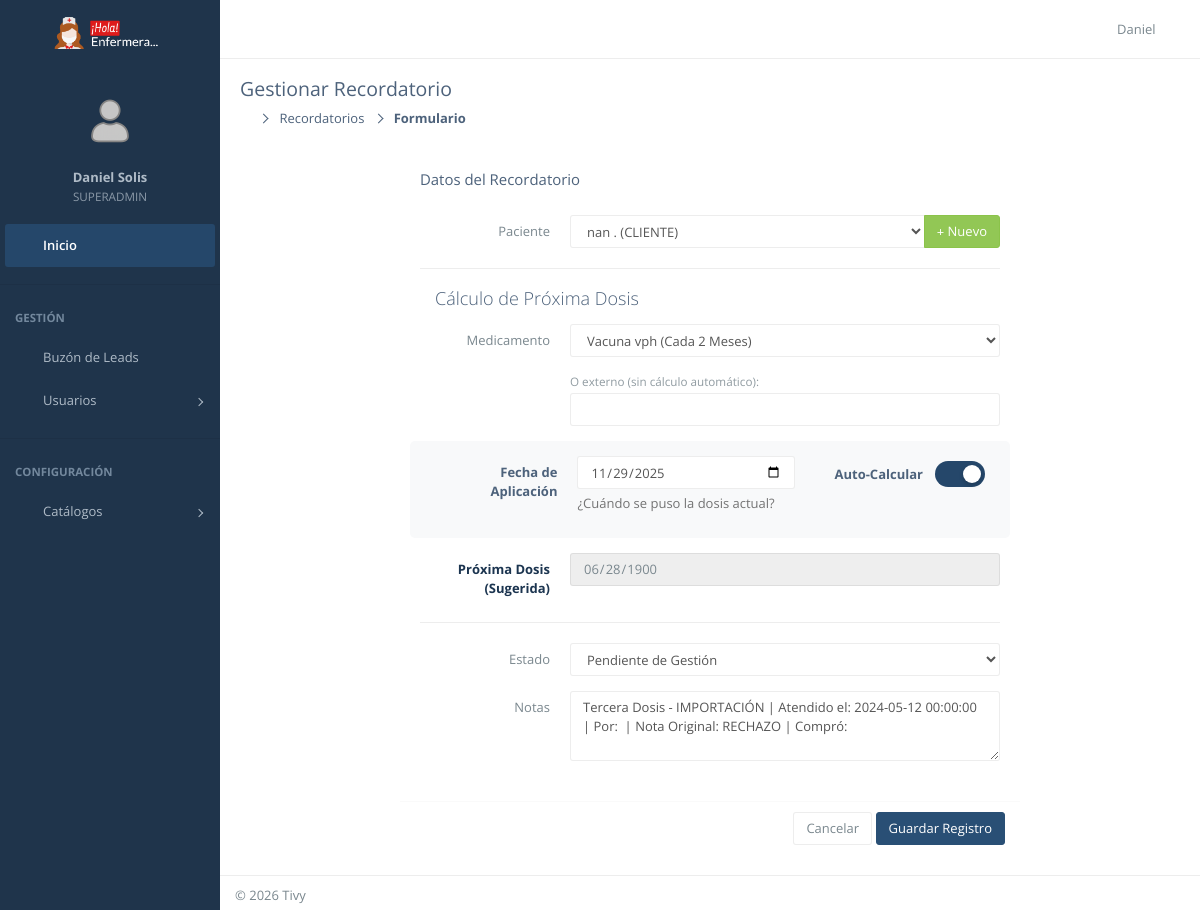
The app's page /citas/dashboard/recordatorios/editar/83/ (signed in), older data.
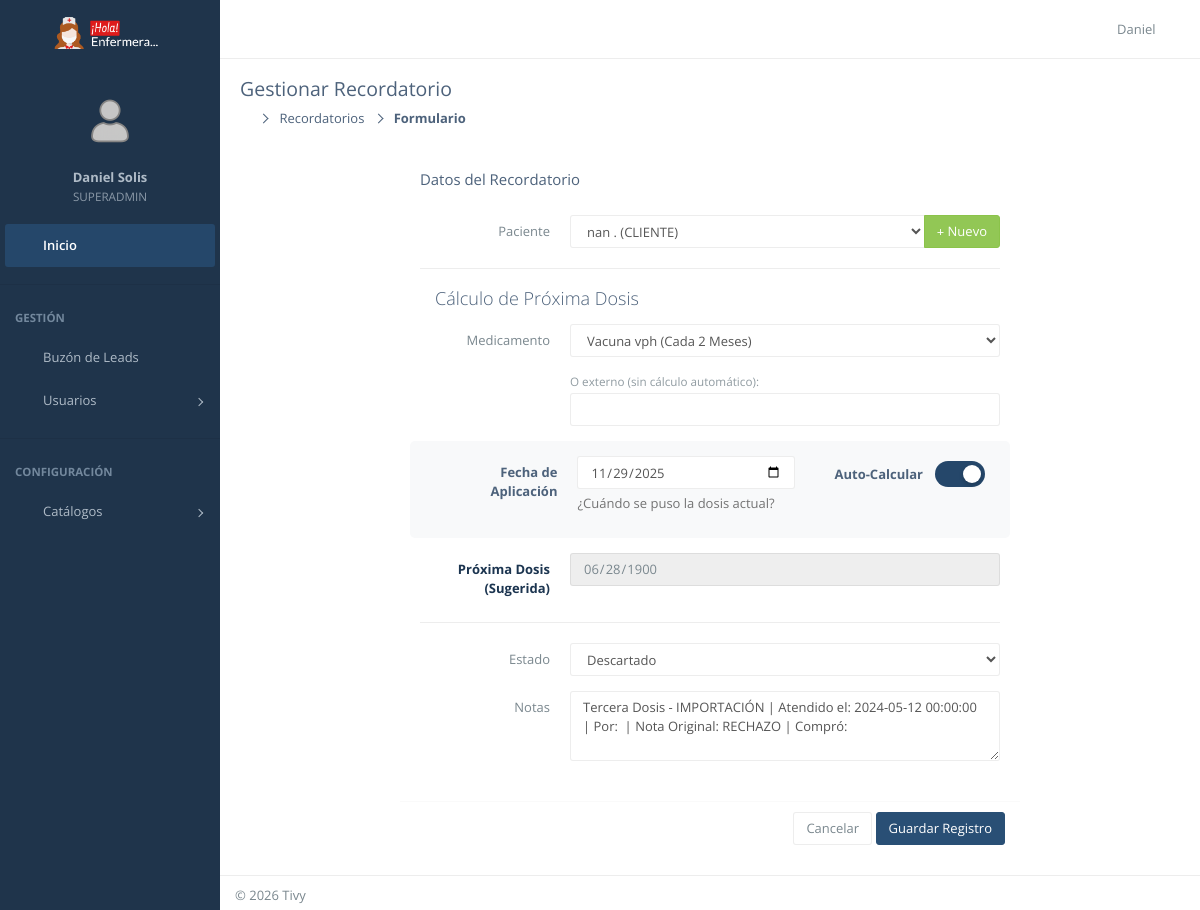
The same page, newer data.
### CoreApps/appointments/models.py (models this page shows, shortened)
class AppointmentReminder(models.Model):
    ESTADOS = [
        ('PENDIENTE', 'Pendiente de Gestión'),
        ('CONTACTADO', 'Cliente Contactado'),
        ('AGENDADO', 'Convertido en Cita'),
        ('CANCELADO', 'Descartado'),
    ]
    ORIGEN_CHOICES = [
        ('SISTEMA', 'Generado por Cierre de Cita'),
        ('WEB', 'Solicitud desde Landing Page'),
    ]
    paciente = models.ForeignKey(
        settings.AUTH_USER_MODEL,
        on_delete=models.CASCADE,
        related_name='recordatorios',
        limit_choices_to={'rol': 'CLIENTE'}
    )
    servicio_sugerido = models.ForeignKey(Service, on_delete=models.SET_NULL, null=True, blank=True)
    medicamento_catalogo = models.ForeignKey(
        Medication,
        on_delete=models.SET_NULL,
        null=True, blank=True,
        verbose_name="Medicamento (Catálogo)",
        help_text="Si se selecciona, calcula la fecha usando Meses/Años."
    )
    medicamento_externo = models.CharField(max_length=200, blank=True, null=True)
    cita_origen = models.ForeignKey('Appointment', on_delete=models.SET_NULL, null=True, blank=True, related_name='recordatorios_generados')
    enfermero_sugerido = models.ForeignKey(settings.AUTH_USER_MODEL, on_delete=models.SET_NULL, null=True, blank=True, related_name='recordatorios_asignados')
    fecha_limite_sugerida = models.DateField(null=True, blank=True)
    origen = models.CharField(max_length=20, choices=ORIGEN_CHOICES, default='SISTEMA')
    estado = models.CharField(max_length=20, choices=ESTADOS, default='PENDIENTE')
    notas = models.TextField(blank=True)
    fecha_creacion = models.DateTimeField(auto_now_add=True)
    class Meta:
        verbose_name = "Recordatorio / Lead"
        verbose_name_plural = "Recordatorios y Leads"
        ordering = ['fecha_limite_sugerida', '-fecha_creacion']

### CoreApps/appointments/views.py (the view)
# urls.py: path('dashboard/recordatorios/editar/<int:pk>/', AdminReminderUpdateView.as_view(), name='admin_reminder_update'),
class AdminReminderUpdateView(LoginRequiredMixin, AdminRequiredMixin, UpdateView):
    model = AppointmentReminder
    form_class = AppointmentReminderForm
    template_name = 'appointments/admin/reminder_form.html'
    success_url = reverse_lazy('admin_reminder_list')
    def get_context_data(self, **kwargs):
        context = super().get_context_data(**kwargs)
        context['titulo'] = 'Gestionar Recordatorio'
        meds = Medication.objects.filter(activo=True)
        med_dict = {
            med.id: {'valor': med.frecuencia_valor, 'unidad': med.frecuencia_unidad}
            for med in meds
        }
        context['medicamentos_json'] = json.dumps(med_dict)
        return context

### CoreApps/appointments/views.py (called while the page is built)
    def test_func(self):
        user = self.request.user
        return user.is_authenticated and (user.rol in ['ADMINISTRADOR', 'SUPERADMIN'] or user.is_superuser)

### CoreApps/services/models.py (called while the page is built)
    def __str__(self):
        return f"{self.nombre} (Cada {self.frecuencia_valor} {self.get_frecuencia_unidad_display()})"

### CoreApps/users/models.py (called while the page is built)
    def __str__(self):
        return f"{self.get_full_name()} ({self.rol})"

### templates/appointments/admin/reminder_form.html (shortened to what this page needs)
{% extends 'layouts/dashboard_base.html' %}
{% load widget_tweaks %}
{% block page_title %}{{ titulo }}{% endblock %}
{% block breadcrumb %}
    <li><a href="{% url 'admin_reminder_list' %}">Recordatorios</a></li>
    <li class="active">Formulario</li>
{% endblock %}
{% block content %}
<div class="row">
    <div class="col-lg-8 col-lg-offset-2">
        <div class="panel">
            <div class="panel-heading">
                <h3 class="panel-title">Datos del Recordatorio</h3>
            </div>
            <form method="post" class="form-horizontal">
                <div class="panel-body">
                    <div class="form-group">
                        <label class="col-sm-3 control-label">Paciente</label>
                        <div class="col-sm-9">
                            <div class="input-group">
                                {{ form.paciente }}
                                <span class="input-group-btn">
                                    <button class="btn btn-success" type="button" data-toggle="modal" data-target="#modal-quick-patient">
                                        <i class="fa fa-plus"></i> Nuevo
                                    </button>
                                </span>
                            </div>
                        </div>
                    </div>
                    <hr>
                    <h4 class="pad-hor mar-btm text-thin">Cálculo de Próxima Dosis</h4>
                    <div class="form-group">
                        <label class="col-sm-3 control-label">Medicamento</label>
                        <div class="col-sm-9">
                            {{ form.medicamento_catalogo }}
                            <div class="mar-top">
                                <label class="text-muted text-sm">O externo (sin cálculo automático):</label>
                                {{ form.medicamento_externo }}
                            </div>
                        </div>
                    </div>
                    <div class="form-group bg-gray-light pad-all" style="border-radius: 5px;">
                        <label class="col-sm-3 control-label text-bold text-main">Fecha de Aplicación</label>
                        <div class="col-sm-5">
                            {{ form.fecha_aplicacion }}
                            <span class="help-block">¿Cuándo se puso la dosis actual?</span>
                        </div>
                        <div class="col-sm-4">
                            <div class="switch-container">
                                <span class="text-bold text-main">Auto-Calcular</span>
                                <label class="switch">
                                    <span class="slider"></span>
                                </label>
                            </div>
                        </div>
                    </div>
                    <div class="form-group">
                        <label class="col-sm-3 control-label text-bold text-primary">Próxima Dosis (Sugerida)</label>
                        <div class="col-sm-9">
                            {{ form.fecha_limite_sugerida }}
                        </div>
                    </div>
                    <hr>
                    <div class="form-group">
                        <label class="col-sm-3 control-label">Estado</label>
                        <div class="col-sm-9">
                            {{ form.estado }}
                        </div>
                    </div>
                    <div class="form-group">
                        <label class="col-sm-3 control-label">Notas</label>
                        <div class="col-sm-9">
                            {{ form.notas }}
                        </div>
                    </div>
                </div>
                <div class="panel-footer text-right">
                    <a href="{% url 'admin_reminder_list' %}" class="btn btn-default">Cancelar</a>
                    <button type="submit" class="btn btn-primary">Guardar Registro</button>
                </div>
            </form>
        </div>
    </div>
</div>
{% endblock %}

Row changes from the older to the newer data that the page shows:
changed AppointmentReminder "nan . (CLIENTE)": estado "Pendiente de Gestión" → "Descartado"
